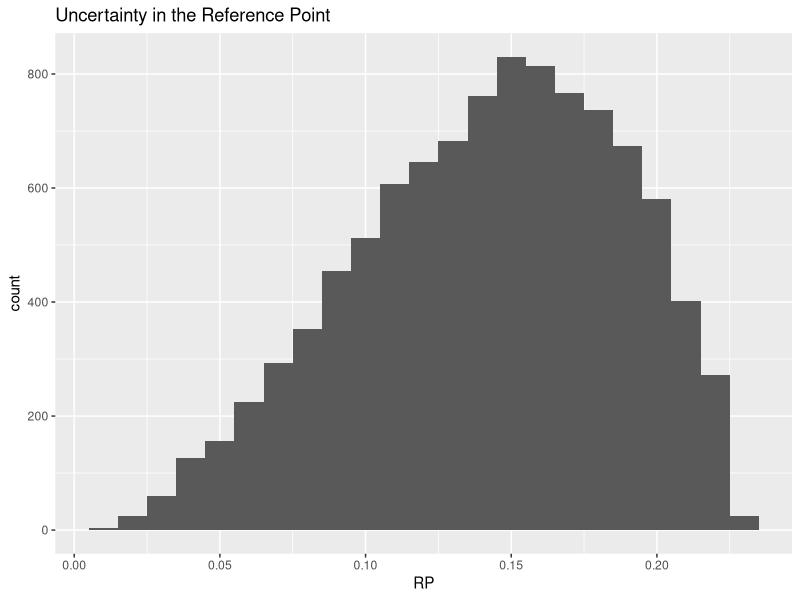
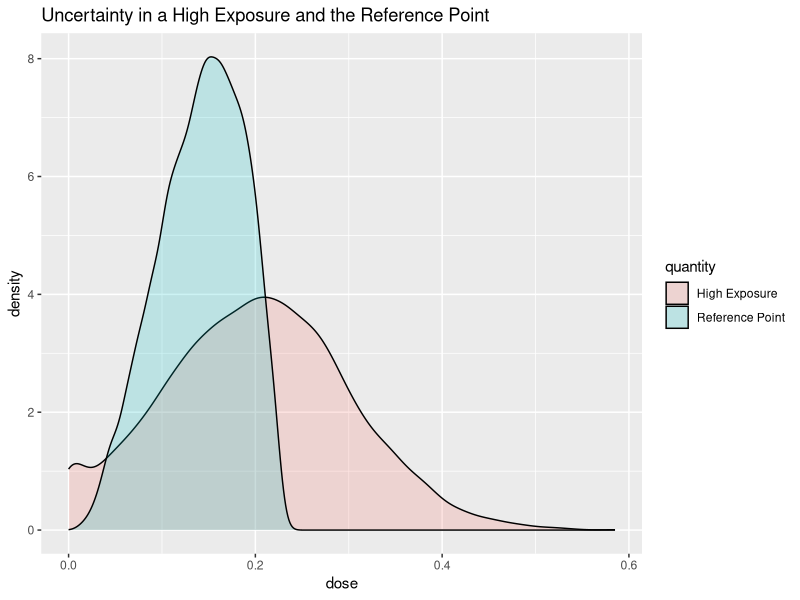
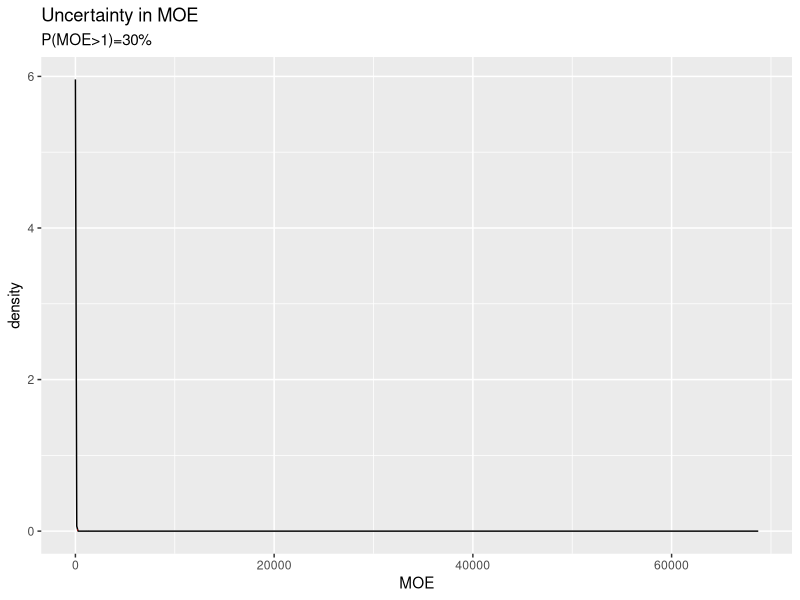
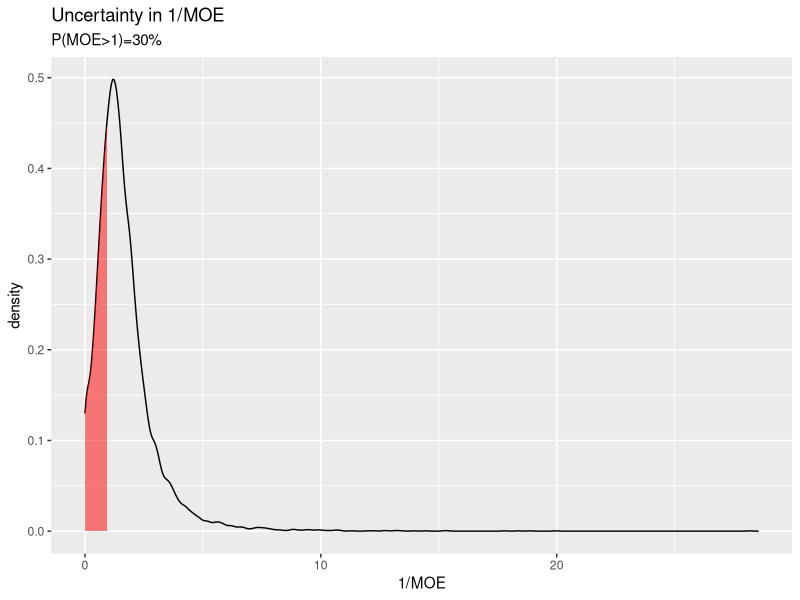

These figures' R source, in order:
## ---- chunk 1
#| echo: false
#| message: false

library(ggplot2)
## ---- chunk 2
## hazard
bmd = 0.147
bmdl = 0.062
bmdu = 0.21
## exposure
ael = 0.03
aeu = 0.15
hel = 0.07
heu = 0.33
## MOE threshold
th = 1
## ---- chunk 3
#| echo: true 

0.23 * rbeta(n = 10, shape1 = 3.15, shape2 = 1.92)
## ---- chunk 4
niter = 10^4 
rp = 0.23 * rbeta(n = niter, shape1 = 3.15, shape2 = 1.92)
## ---- chunk 5
library(ggplot2)
ggplot(data.frame(RP=rp), aes(x=RP)) +
  geom_histogram(binwidth = 0.01) +
  ggtitle("Uncertainty in the Reference Point")

## ---- chunk 6
#| echo: true 

m = (0.07+0.33)/2
s = (0.33-m)/qnorm(0.9)

he = rnorm(n = niter, mean = m, sd = s)
he[he<0] = 0 # truncate
## ---- chunk 7
ggplot(data.frame(dose = c(rp,he), quantity = rep(c("Reference Point", "High Exposure"),each = niter)),aes(x=dose, fill = quantity)) +
  geom_density(alpha=0.2) +
  ggtitle("Uncertainty in a High Exposure and the Reference Point")
## ---- chunk 8
df <- density(rp/he, from=0)
df <- data.frame(x=df$x,y=df$y)
ggplot(data.frame(x=df$x,y=df$y),aes(x=x, y=y)) +
  geom_line() +
  geom_ribbon(data=subset(df,x>1),  aes(x=x,ymax=y),ymin=0,fill="red", alpha=0.5) +
  xlab("MOE") +
  ylab("density") +
  ggtitle("Uncertainty in MOE", subtitle=paste0("P(MOE>1)=",round(mean(rp/he>1)*100),"%"))
## ---- chunk 9
#| echo: true

df <- density(he/rp, from=0)
df <- data.frame(x=df$x,y=df$y)
ggplot(data.frame(x=df$x,y=df$y),aes(x=x, y=y)) +
  geom_line() +
  geom_ribbon(data=subset(df,x<1),  aes(x=x,ymax=y),ymin=0,fill="red", alpha=0.5) +
  xlab("1/MOE") +
  ylab("density") +
  ggtitle("Uncertainty in 1/MOE", subtitle=paste0("P(MOE>1)=",round(mean(rp/he>1)*100),"%"))
